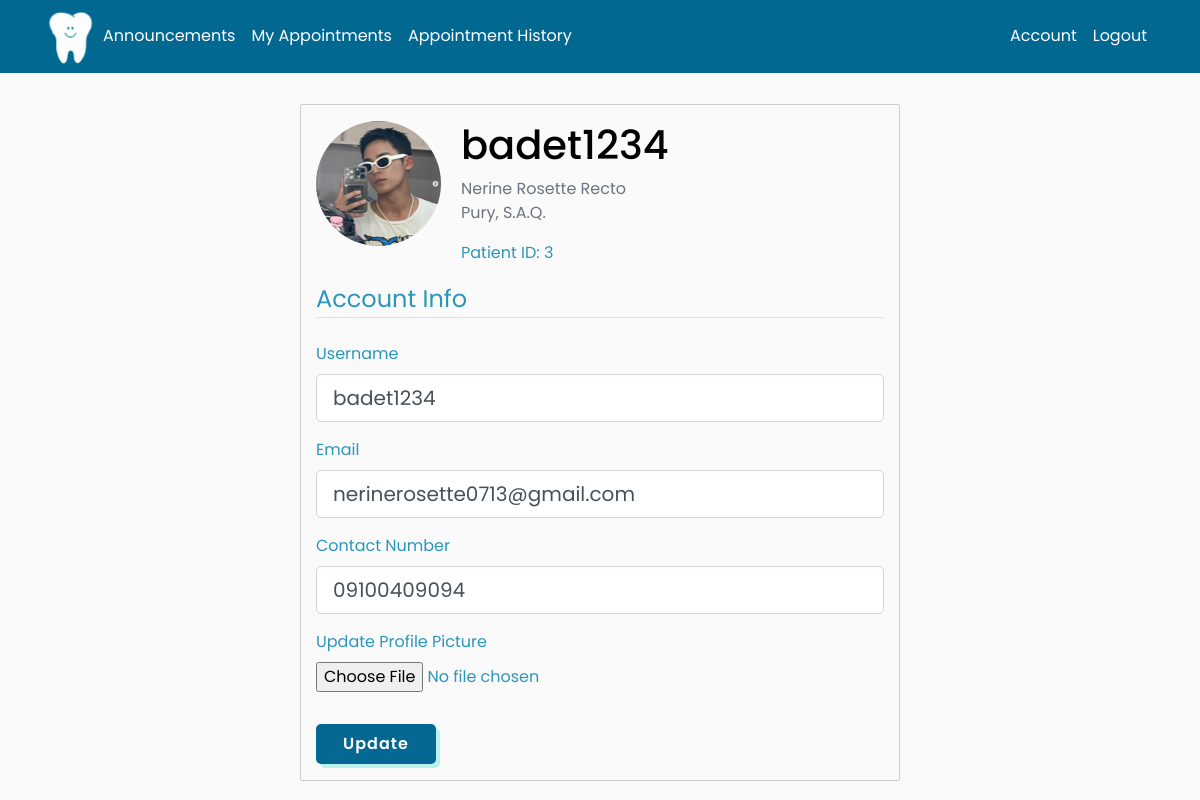
Screenshot of /account (signed in) with the database file from the repository.
### main/models.py (models this page shows, shortened)
class User(db.Model, UserMixin):
    id = db.Column(db.Integer, primary_key=True)
    FName = db.Column(db.String(30), nullable=False)
    MidName = db.Column(db.String(30), nullable=True)
    LName = db.Column(db.String(30), nullable=False)
    gender = db.Column(db.String(10), nullable=False)
    birthday = db.Column(db.String(8), nullable=False)
    age = db.Column(db.Integer, nullable=False)
    contact = db.Column(db.String(30), unique=True, nullable=False)
    address = db.Column(db.String(100), nullable=False)
    username = db.Column(db.String(20), unique=True, nullable=False)
    email = db.Column(db.String(120), unique=True, nullable=False)
    image_file = db.Column(db.String(20), nullable=False, default='default.jpg')
    password = db.Column(db.String(60), nullable=False)
    posts = db.relationship('Post', backref='author', lazy=True)

### main/users/routes.py (the view)
@users.route("/account", methods=['GET', 'POST'])
@login_required
def account():
    form = UpdateAccountForm()
    if form.validate_on_submit():
        if form.picture.data:
            picture_file = save_picture(form.picture.data)
            current_user.image_file = picture_file
        current_user.username = form.username.data
        current_user.email = form.email.data
        current_user.contact = form.contact.data
        db.session.commit()
        flash('Your account has been updated!', 'success')
        return redirect(url_for('users.account'))
    elif request.method == 'GET':
        form.username.data = current_user.username
        form.email.data = current_user.email
        form.contact.data = current_user.contact
    image_file = url_for('static', filename='profile_pics/' + current_user.image_file)
    return render_template('account.html', title='Account',
                           image_file=image_file, form=form)

### main/users/forms.py (shortened to what this page needs)
class UpdateAccountForm(FlaskForm):
    username = StringField('Username',
                           validators=[DataRequired(), Length(min=2, max=20)])
    email = StringField('Email',
                        validators=[DataRequired(), Email()])
    contact = StringField('Contact Number')
    picture = FileField('Update Profile Picture', validators=[FileAllowed(['jpg', 'png'])])
    submit = SubmitField('Update')

### main/models.py (called while the page is built)
@login_manager.user_loader
def load_user(user_id):
    return User.query.get(int(user_id))

### main/templates/account.html (shortened to what this page needs)
{% if current_user.is_authenticated %}
    {% if current_user.id == 5 %}
        {% extends "admin_nav.html" %}
    {% else %}
        {% extends "customer_nav.html" %}
    {% endif %}
{% endif %}
{% block content %}
<body>
    <div class="profile" style="border: solid 1px; border-radius: 2px; border-color:  #ccc; width: 1100px;">
        <div class="col-md-12">
            <div class="media pt-3">
            <img class="rounded-circle account-img" src="{{ image_file }}">
            <div class="media-body">
                <h2 class="account-heading">{{ current_user.username }}</h2>
                <p class="text-secondary">{{ current_user.FName }} {{current_user.MidName}} {{current_user.LName}}<br>
                    {{ current_user.address }}<br>
                    {% if current_user.id == 5 %}
                        <p>Admin ID: {{ current_user.id }}</p>
                    {% else %}
                        <p>Patient ID: {{ current_user.id }}</p>
                    {% endif %}
                </p>
            </div>
            </div>
            <form method="POST" action="" enctype="multipart/form-data">
                <fieldset class="form-group">
                    <legend class="border-bottom mb-4">Account Info</legend>
                    <div class="form-group">
                        {{ form.username.label(class="form-control-label") }}
                        {% if form.username.errors %}
                            {{ form.username(class="form-control form-control-lg is-invalid") }}
                            <div class="invalid-feedback">
                                {% for error in form.username.errors %}
                                    <span>{{ error }}</span>
                                {% endfor %}
                            </div>
                        {% else %}
                            {{ form.username(class="form-control form-control-lg") }}
                        {% endif %}
                    </div>
                    <div class="form-group">
                        {{ form.email.label(class="form-control-label") }}
                        {% if form.email.errors %}
                            {{ form.email(class="form-control form-control-lg is-invalid") }}
                            <div class="invalid-feedback">
                                {% for error in form.email.errors %}
                                    <span>{{ error }}</span>
                                {% endfor %}
                            </div>
                        {% else %}
                            {{ form.email(class="form-control form-control-lg") }}
                        {% endif %}
                    </div>
                    <div class="form-group">
                        {{ form.contact.label(class="form-control-label") }}
                        {% if form.contact.errors %}
                            {{ form.contact(class="form-control form-control-lg is-invalid") }}
                            <div class="invalid-feedback">
                                {% for error in form.contact.errors %}
                                    <span>{{ error }}</span>
                                {% endfor %}
                            </div>
                        {% else %}
                            {{ form.contact(class="form-control form-control-lg") }}
                        {% endif %}
                    </div>
                    <div class="form-group">
                        {{ form.picture.label() }}
                        {{ form.picture(class="form-control-file") }}
                    </div>
                </fieldset>
                <div class="form-group">
                    {{ form.submit(
                        class="btn btn-outline-info",
                        style="background-color: #056892;
                        color: #fff;
                        padding: 8px 12px;
                        width: 120px;
                        border:none;
                        border-radius: 5px;
                        box-shadow: 4px 4px #b9f1ee;
                        font-size: 1rem;
                        font-weight: 500;
                        letter-spacing: 1px;
                        font-weight: 600;
                        transition: all .45s ease;") }}
                </div>
            </form>
            </div>
        </div>
    </div>
</body>
{% endblock content %}

### main/static/nav.css (style rules this page uses)
* { font-family: 'Poppins', 'Sans-serif'; }
:root { --first-color: #2b96b9; --second-color: #000; --third-color: #b9f1ee; --fourth-color: #1ccae5; --main-color: #056892; --bg-color: #fff; --text-color: #000; --big-font: 5rem; --h2-font: 3rem; --p-font: 1.1rem; }
body { background: #fafafa; color: var(--first-color); margin-top: 5rem; }
h1, h2, h3, h4, h5, h6 { color: var(--text-color); }
.account-img { height: 125px; width: 125px; margin-right: 20px; margin-bottom: 16px; }
.account-heading { font-size: 2.5rem; }

### rows the page displays
User: username "badet1234", FName "Nerine", MidName "Rosette", LName "Recto", address "Pury, S.A.Q.", id "3", email "nerinerosette0713@gmail.com", contact "09100409094"
